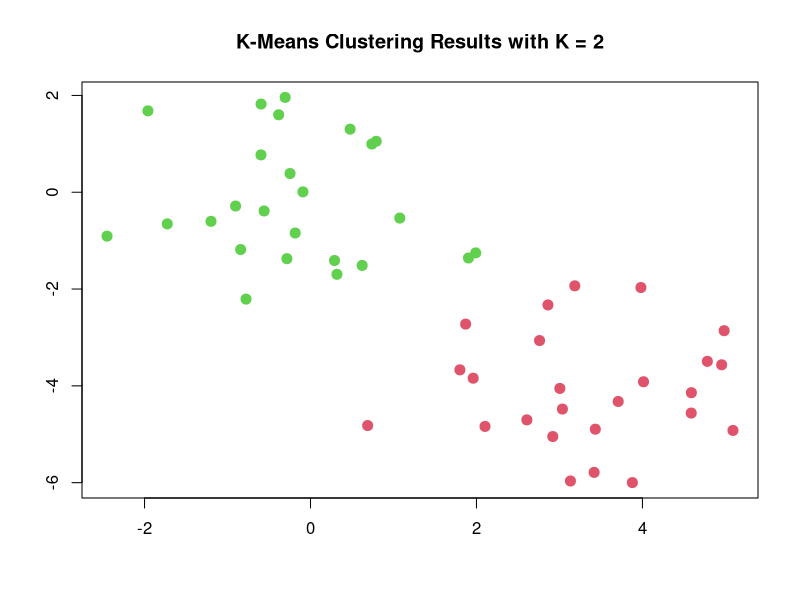

Source code (R):
# K-Means Clustering

# simulated example
set.seed(2)
x <- matrix(rnorm(50 * 2), ncol = 2)
x[1:25, 1] <- x[1:25, 1] + 3
x[1:25, 2] <- x[1:25, 2] - 4


# perform k-means clustering, k = 2
# nstart = 20:  20 initial cluster assignments
km.out <- kmeans(x, 2, nstart = 20)

# cluster asignments are in km.out$cluster
km.out$cluster

# plot data with color = cluster
plot(x, col = (km.out$cluster + 1), main = "K-Means Clustering Results with K = 2",
     xlab = "", ylab = "", pch = 20, cex = 2)

# In example, we knew there were two clusters, but we don't always.  Try with K = 3.
set.seed(4)
km.out <- kmeans(x, 3, nstart = 20)
km.out


# compare nstart = 1 to nstart = 20
set.seed(3)
km.out <- kmeans(x, 3, nstart = 1)
km.out$tot.withinss

km.out <- kmeans(x, 3, nstart = 20)
km.out$tot.withinss

# When nstart = 1, the total within cluster SS is higher (we want to minimize this)

# Generally run k-means with a larger value of nstart (20, 50)



